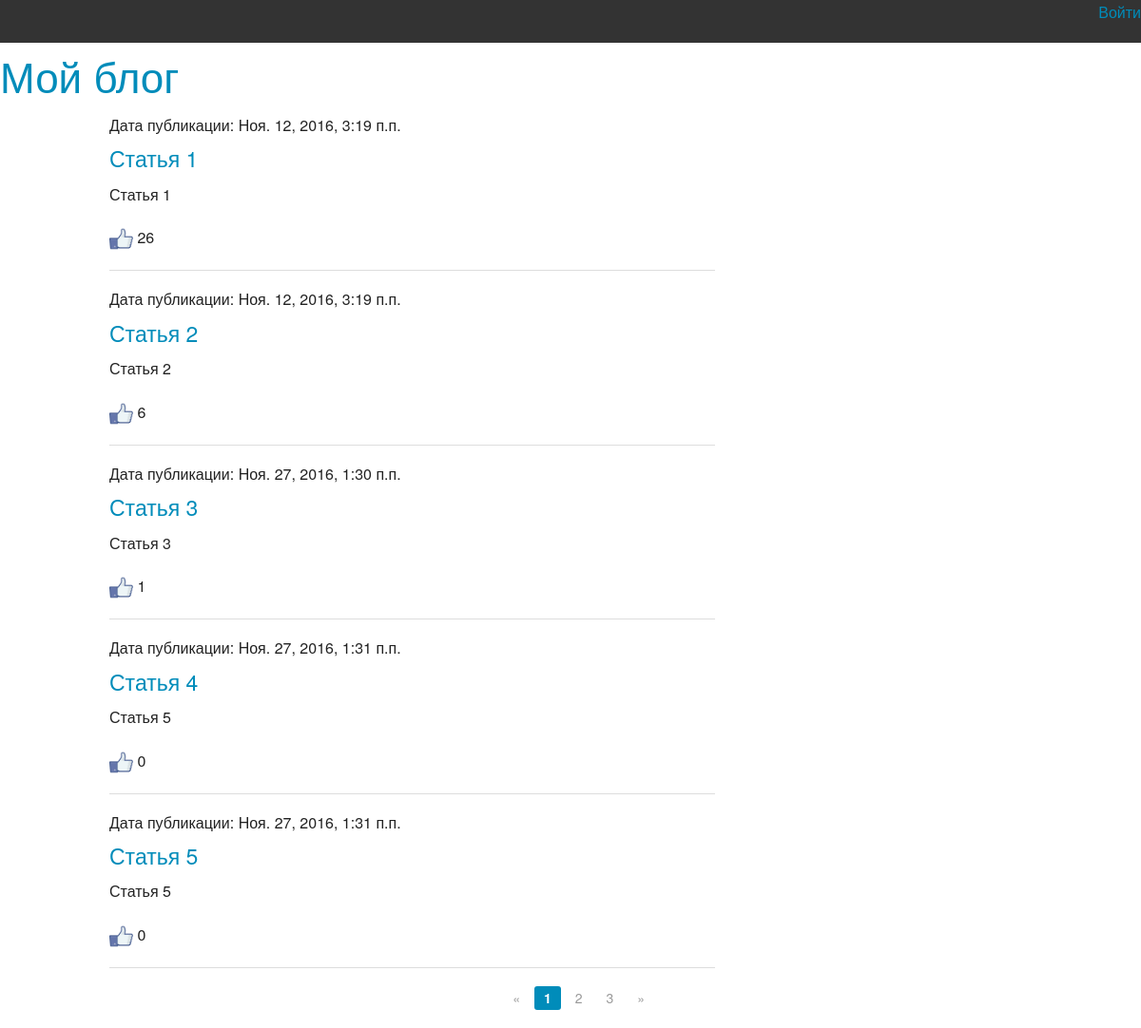
Screenshot of /basicview/articles/all/ with the database file from the repository.
### article/models.py (models this page shows)
class Article(models.Model):
	class Meta():
		db_table = "article"
	article_title = models.CharField(max_length=200)
	article_text = models.TextField()
	article_date = models.DateTimeField()
	article_likes = models.IntegerField(default=0)

### article/views.py (the view)
# urls.py: url(r'^articles/get/(?P<article_id>\d+)/$', article),
def articles(request, page_number=1):
    all_articles = Article.objects.all()
    current_page = Paginator(all_articles, 5)
    return render_to_response('articles.html', {
                              'articles': current_page.page(page_number),
                              'username': auth.get_user(request).username})

### article/templates/articles.html
{% extends 'main.html' %}
{% load staticfiles %}
{% block article %}
<div class="large-8 columns">
{% for article in articles %}
    <h6>Дата публикации: {{ article.article_date}}</h6>
    <h4><a href="/articles/get/{{ article.id }}">{{ article.article_title }}</a></h4>
    <p>{{ article.article_text }}</p>
    <p><a href="/articles/addlike/{{ article.id }}/"><img src="{% static "images.jpg" %}" width="25px" height="25px"></a> {{ article.article_likes }}</p>
    <hr>
{% endfor %}
</div>
<div class="row">
        <div class="large-3 large-offset-5 columns">
            <ul class="pagination">
                {% if articles.has_previous %}
                    <li class="arrow"><a href="/page/{{ articles.previous_page_number }}/">&laquo;</a></li>
                {% else %}
                    <li class="arrow unavailable"><a href="">&laquo;</a></li>
                {% endif %}
                {% for page in articles.paginator.page_range %}
                    {% if page == articles.number %}
                        <li class="current"><a href="/page/{{ page }}/">{{ page }}</a></li>
                    {% else %}
                        <li><a href="/page/{{ page }}/">{{ page }}</a></li>
                    {% endif %}
                {% endfor %}
                {% if articles.has_next %}
                    <li class="arrow"><a href="/page/{{ articles.next_page_number }}/">&raquo;</a></li>
                {% else %}
                    <li class="arrow unavailable"><a href="">&raquo;</a></li>
                {% endif %}
            </ul>
        </div>
    </div>
{% endblock %}

### rows the page displays
Article: article_date "Ноя. 12, 2016, 3:19 п.п.", article_title "Статья 1", article_text "Статья 1", article_likes "26"
Article: article_date "Ноя. 12, 2016, 3:19 п.п.", article_title "Статья 2", article_text "Статья 2", article_likes "6"
Article: article_date "Ноя. 27, 2016, 1:30 п.п.", article_title "Статья 3", article_text "Статья 3", article_likes "1"
Article: article_date "Ноя. 27, 2016, 1:31 п.п.", article_title "Статья 4", article_text "Статья 5", article_likes "0"
Article: article_date "Ноя. 27, 2016, 1:31 п.п.", article_title "Статья 5", article_text "Статья 5", article_likes "0"

### other values shown
{{ page }} "1"
{{ page }} "2" "3"
